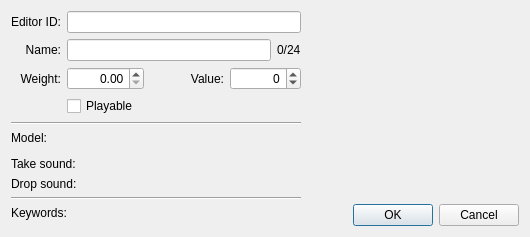
<?xml version="1.0" encoding="UTF-8"?>
<ui version="4.0">
 <class>FormDialogMiscItem</class>
 <widget class="QDialog" name="FormDialogMiscItem">
  <property name="windowTitle">
   <string>MiscItem</string>
  </property>
  <layout class="QHBoxLayout" name="horizontalLayout_4">
   <item>
    <layout class="QVBoxLayout" name="colLeft" stretch="0,0,0,0,0">
     <item>
      <layout class="QGridLayout" name="gridLayout">
       <item row="1" column="0">
        <widget class="QLabel" name="label_3">
         <property name="text">
          <string>Name:</string>
         </property>
         <property name="alignment">
          <set>Qt::AlignRight|Qt::AlignTrailing|Qt::AlignVCenter</set>
         </property>
         <property name="buddy">
          <cstring>name</cstring>
         </property>
        </widget>
       </item>
       <item row="0" column="1">
        <widget class="QLineEdit" name="editorID"/>
       </item>
       <item row="2" column="0">
        <widget class="QLabel" name="label_4">
         <property name="text">
          <string>Weight:</string>
         </property>
         <property name="alignment">
          <set>Qt::AlignRight|Qt::AlignTrailing|Qt::AlignVCenter</set>
         </property>
         <property name="buddy">
          <cstring>weight</cstring>
         </property>
        </widget>
       </item>
       <item row="1" column="1">
        <layout class="QHBoxLayout" name="horizontalLayout_2">
         <property name="bottomMargin">
          <number>0</number>
         </property>
         <item>
          <widget class="QLineEdit" name="name"/>
         </item>
         <item>
          <widget class="QLabel" name="nameLengthInfo">
           <property name="text">
            <string>0/24</string>
           </property>
          </widget>
         </item>
        </layout>
       </item>
       <item row="2" column="1">
        <layout class="QHBoxLayout" name="horizontalLayout">
         <item>
          <widget class="QDoubleSpinBox" name="weight">
           <property name="whatsThis">
            <string>How much of an actor's carrying capacity a single one of this item will consume.</string>
           </property>
           <property name="alignment">
            <set>Qt::AlignRight|Qt::AlignTrailing|Qt::AlignVCenter</set>
           </property>
           <property name="maximum">
            <double>10000.000000000000000</double>
           </property>
          </widget>
         </item>
         <item>
          <spacer name="horizontalSpacer">
           <property name="orientation">
            <enum>Qt::Horizontal</enum>
           </property>
           <property name="sizeHint" stdset="0">
            <size>
             <width>40</width>
             <height>20</height>
            </size>
           </property>
          </spacer>
         </item>
         <item>
          <widget class="QLabel" name="label_5">
           <property name="text">
            <string>Value:</string>
           </property>
           <property name="alignment">
            <set>Qt::AlignRight|Qt::AlignTrailing|Qt::AlignVCenter</set>
           </property>
           <property name="buddy">
            <cstring>value</cstring>
           </property>
          </widget>
         </item>
         <item>
          <widget class="QSpinBox" name="value">
           <property name="whatsThis">
            <string>Define this item's baseline value, which influences barter prices and criminal penalties related to theft. The influence on prices is not direct; with vanilla game settings, a player with the best possible Speech skill and perks can sell items for at most 50% of their value, and buy them for at best 200% of their value.</string>
           </property>
           <property name="alignment">
            <set>Qt::AlignRight|Qt::AlignTrailing|Qt::AlignVCenter</set>
           </property>
           <property name="minimum">
            <number>-2147483647</number>
           </property>
           <property name="maximum">
            <number>2147483647</number>
           </property>
          </widget>
         </item>
        </layout>
       </item>
       <item row="0" column="0">
        <widget class="QLabel" name="label_2">
         <property name="text">
          <string>Editor ID:</string>
         </property>
         <property name="alignment">
          <set>Qt::AlignRight|Qt::AlignTrailing|Qt::AlignVCenter</set>
         </property>
         <property name="buddy">
          <cstring>editorID</cstring>
         </property>
        </widget>
       </item>
       <item row="3" column="1">
        <widget class="QCheckBox" name="flagPlayable">
         <property name="whatsThis">
          <string>Control whether the player receives activation prompts to pick up this item, and whether they can see the item in the inventory UI. It may seem strange to have non-playable misc. items, but Bethesda often uses it to implement small bits of clutter that the player can Z-key.</string>
         </property>
         <property name="text">
          <string>Playable</string>
         </property>
        </widget>
       </item>
      </layout>
     </item>
     <item>
      <widget class="Line" name="line">
       <property name="orientation">
        <enum>Qt::Horizontal</enum>
       </property>
      </widget>
     </item>
     <item>
      <layout class="QGridLayout" name="gridLayout_3">
       <item row="0" column="0">
        <widget class="QLabel" name="label_6">
         <property name="text">
          <string>Model:</string>
         </property>
         <property name="buddy">
          <cstring>model</cstring>
         </property>
        </widget>
       </item>
       <item row="3" column="1">
        <widget class="DKFormPicker" name="soundDrop">
         <property name="whatsThis">
          <string>A 2D sound played when the player drops items of this type.</string>
         </property>
        </widget>
       </item>
       <item row="3" column="0">
        <widget class="QLabel" name="label_8">
         <property name="text">
          <string>Drop sound:</string>
         </property>
         <property name="buddy">
          <cstring>soundDrop</cstring>
         </property>
        </widget>
       </item>
       <item row="2" column="1">
        <widget class="DKFormPicker" name="soundTake">
         <property name="whatsThis">
          <string>A 2D sound played when the player picks up an item of this type.</string>
         </property>
        </widget>
       </item>
       <item row="1" column="0" colspan="2">
        <widget class="DKFormDestructionDataButton" name="destructionData"/>
       </item>
       <item row="0" column="1">
        <widget class="DKFormNIFPicker" name="model"/>
       </item>
       <item row="2" column="0">
        <widget class="QLabel" name="label_7">
         <property name="text">
          <string>Take sound:</string>
         </property>
         <property name="buddy">
          <cstring>soundTake</cstring>
         </property>
        </widget>
       </item>
      </layout>
     </item>
     <item>
      <widget class="Line" name="line_2">
       <property name="orientation">
        <enum>Qt::Horizontal</enum>
       </property>
      </widget>
     </item>
     <item>
      <layout class="QVBoxLayout" name="verticalLayout">
       <item>
        <widget class="QLabel" name="label">
         <property name="text">
          <string>Keywords:</string>
         </property>
         <property name="buddy">
          <cstring>keywords</cstring>
         </property>
        </widget>
       </item>
       <item>
        <widget class="DKFormListPane" name="keywords"/>
       </item>
      </layout>
     </item>
    </layout>
   </item>
   <item>
    <spacer name="horizontalSpacer_3">
     <property name="orientation">
      <enum>Qt::Horizontal</enum>
     </property>
     <property name="sizeType">
      <enum>QSizePolicy::Fixed</enum>
     </property>
     <property name="sizeHint" stdset="0">
      <size>
       <width>6</width>
       <height>20</height>
      </size>
     </property>
    </spacer>
   </item>
   <item>
    <layout class="QVBoxLayout" name="colRight">
     <item>
      <widget class="DKPapyrusBoundScriptListPane" name="scriptListPane"/>
     </item>
     <item>
      <layout class="QHBoxLayout" name="buttonsLayout">
       <item>
        <spacer name="horizontalSpacer_2">
         <property name="orientation">
          <enum>Qt::Horizontal</enum>
         </property>
         <property name="sizeHint" stdset="0">
          <size>
           <width>40</width>
           <height>20</height>
          </size>
         </property>
        </spacer>
       </item>
       <item>
        <widget class="QPushButton" name="buttonOK">
         <property name="text">
          <string>OK</string>
         </property>
        </widget>
       </item>
       <item>
        <widget class="QPushButton" name="buttonCancel">
         <property name="text">
          <string>Cancel</string>
         </property>
        </widget>
       </item>
      </layout>
     </item>
    </layout>
   </item>
  </layout>
 </widget>
 <customwidgets>
  <customwidget>
   <class>DKFormPicker</class>
   <extends>QWidget</extends>
   <header>widgets/DKFormPicker.h</header>
  </customwidget>
  <customwidget>
   <class>DKFormListPane</class>
   <extends>QWidget</extends>
   <header>widgets/DKFormListPane.h</header>
  </customwidget>
  <customwidget>
   <class>DKFormDestructionDataButton</class>
   <extends>QWidget</extends>
   <header>widgets/DKFormDestructionDataButton.h</header>
  </customwidget>
  <customwidget>
   <class>DKPapyrusBoundScriptListPane</class>
   <extends>QWidget</extends>
   <header>widgets/DKPapyrusBoundScriptListPane.h</header>
  </customwidget>
  <customwidget>
   <class>DKFormNIFPicker</class>
   <extends>QWidget</extends>
   <header>widgets/DKFormNIFPicker.h</header>
  </customwidget>
 </customwidgets>
 <tabstops>
  <tabstop>editorID</tabstop>
  <tabstop>name</tabstop>
  <tabstop>weight</tabstop>
  <tabstop>value</tabstop>
  <tabstop>flagPlayable</tabstop>
  <tabstop>model</tabstop>
  <tabstop>destructionData</tabstop>
  <tabstop>soundTake</tabstop>
  <tabstop>soundDrop</tabstop>
  <tabstop>keywords</tabstop>
  <tabstop>scriptListPane</tabstop>
  <tabstop>buttonOK</tabstop>
  <tabstop>buttonCancel</tabstop>
 </tabstops>
 <resources/>
 <connections/>
</ui>
